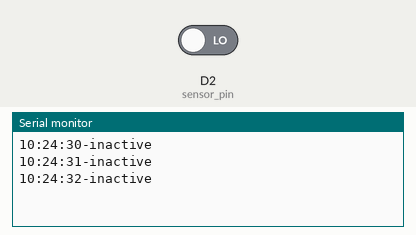
A sketch run on a simulated Arduino MKR. On the bench: the last lines printed to the serial monitor. The inputs (shaded band) are chosen by the test bench; at power-on: D2 (sensor_pin) LOW. The local clock reads 2024-03-15 10:24:30 at power-on unless the sketch sets it.

Above: at 2.8 s.
2.9 s: D2 (sensor_pin) driven HIGH
At 3.8 s:
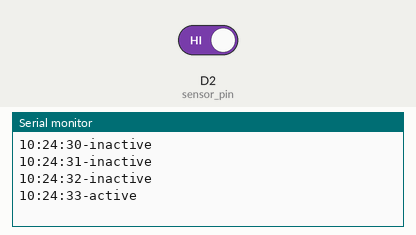
5.5 s: D2 (sensor_pin) driven LOW
At 6.4 s:
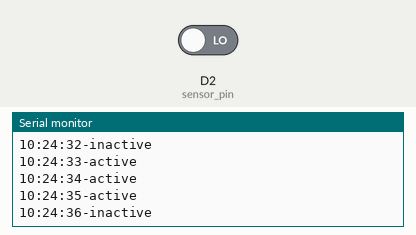
Timing chart, 0 to 8.5 s (numbered marks = the images above; inputs shaded):
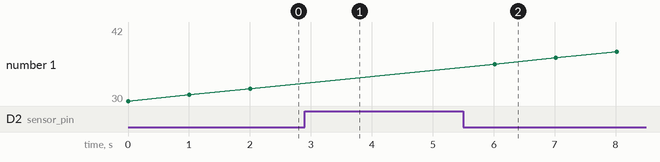

Measured:
- after the input at 2.9 s, the serial monitor: prints a new line after 0.11 s (image 1)
- after the input at 5.5 s, the serial monitor: prints a new line after 0.52 s (image 2)

The sketch:

PetTrackArduino.ino
```cpp
#include "RTCZero.h"

RTCZero clock;

int sensor_pin = 2; // change to your data pin

void setup() {
  Serial.begin(9600);
  pinMode(sensor_pin, INPUT);

  clock.begin();
}

void loop() {
  Serial.print(clock.getHours());
  Serial.print(":");
  Serial.print(clock.getMinutes());
  Serial.print(":");
  Serial.print(clock.getSeconds());
  Serial.print("-");
  if (digitalRead(2) == HIGH) {
    Serial.println("active");
  }
  else {
    Serial.println("inactive");
  }
  delay(1000);
}
```
